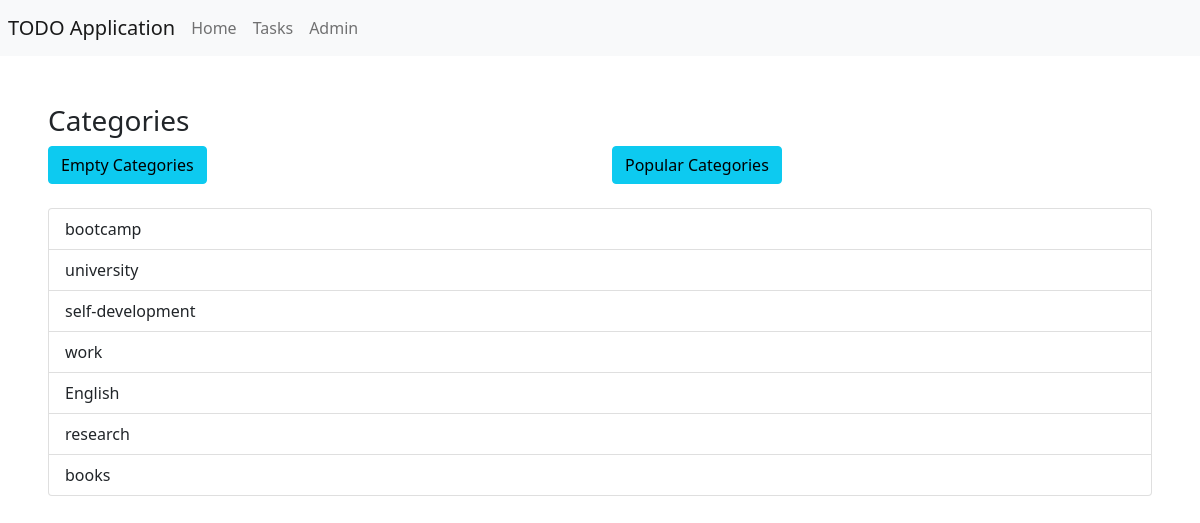
Page /categories/ on the committed database.
### todo/models.py (models this page shows, shortened)
class Category(models.Model):
    name = models.CharField(max_length=30)
    description = models.CharField(max_length=100)
    class Meta():
        verbose_name_plural = "Categories"

### todo/views.py (the view)
# urls.py: path('categories/', CategoriesListView.as_view(), name='categories'),
class CategoriesListView(ListView):
    model = Category

### templates/todo/category_list.html (shortened to what this page needs)
{% extends 'base.html' %}
{% load static %}
{% block navbar %}
    <li class="nav-item">
        <a class="nav-link" href={% url 'index' %}>Home</a>
    </li>
    <li class="nav-item">
        <a class="nav-link" href={% url 'tasks' %}>Tasks</a>
    </li>
    <li class="nav-item">
        <a class="nav-link" href={% url 'admin:index' %}>Admin</a>
    </li>
{% endblock navbar %}
{% block content %}
    <h3>Categories</h3>
    <div class="row">
        <div class="col">
            <a href={% url 'empty_categories'%} class="button btn btn-info" >Empty Categories</a>
        </div>
        <div class="col">
            <a href={% url 'popular_categories'%} class="button btn btn-info">Popular Categories</a>
        </div>
    </div>
    <div class="list-group mt-4">
        {% for cat in object_list %}
            <a href="{% url 'category_detail' cat.pk %}" class="list-group-item list-group-item-action">{{cat.name}}</a>
        {% endfor %}
    </div>
{% endblock content %}

### rows in the picture
Category: name "bootcamp"
Category: name "university"
Category: name "self-development"
Category: name "work"
Category: name "English"
Category: name "research"
Category: name "books"
